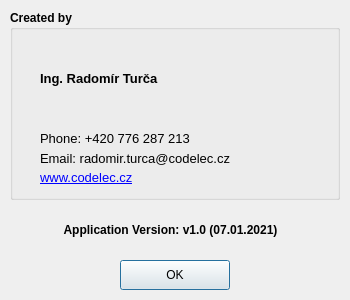
<?xml version="1.0" encoding="UTF-8"?>
<ui version="4.0">
 <class>aboutDialog</class>
 <widget class="QDialog" name="aboutDialog">
  <property name="windowModality">
   <enum>Qt::ApplicationModal</enum>
  </property>
  <property name="geometry">
   <rect>
    <x>0</x>
    <y>0</y>
    <width>350</width>
    <height>300</height>
   </rect>
  </property>
  <property name="minimumSize">
   <size>
    <width>350</width>
    <height>300</height>
   </size>
  </property>
  <property name="maximumSize">
   <size>
    <width>350</width>
    <height>300</height>
   </size>
  </property>
  <property name="windowTitle">
   <string>Info</string>
  </property>
  <property name="windowIcon">
   <iconset resource="TracerUI.qrc">
    <normaloff>:/images/info.ico</normaloff>:/images/info.ico</iconset>
  </property>
  <widget class="QPushButton" name="pushButton">
   <property name="geometry">
    <rect>
     <x>120</x>
     <y>260</y>
     <width>110</width>
     <height>30</height>
    </rect>
   </property>
   <property name="text">
    <string>OK</string>
   </property>
  </widget>
  <widget class="QGroupBox" name="groupBox">
   <property name="geometry">
    <rect>
     <x>10</x>
     <y>10</y>
     <width>330</width>
     <height>190</height>
    </rect>
   </property>
   <property name="font">
    <font>
     <weight>75</weight>
     <bold>true</bold>
    </font>
   </property>
   <property name="title">
    <string>Created by</string>
   </property>
   <widget class="QLabel" name="label">
    <property name="geometry">
     <rect>
      <x>30</x>
      <y>60</y>
      <width>271</width>
      <height>16</height>
     </rect>
    </property>
    <property name="font">
     <font>
      <pointsize>10</pointsize>
      <weight>75</weight>
      <bold>true</bold>
     </font>
    </property>
    <property name="text">
     <string>Ing. Radomír Turča</string>
    </property>
   </widget>
   <widget class="QLabel" name="label_2">
    <property name="geometry">
     <rect>
      <x>30</x>
      <y>120</y>
      <width>271</width>
      <height>16</height>
     </rect>
    </property>
    <property name="font">
     <font>
      <pointsize>10</pointsize>
      <weight>50</weight>
      <bold>false</bold>
     </font>
    </property>
    <property name="text">
     <string>Phone: +420 776 287 213</string>
    </property>
   </widget>
   <widget class="QLabel" name="label_5">
    <property name="geometry">
     <rect>
      <x>30</x>
      <y>140</y>
      <width>271</width>
      <height>16</height>
     </rect>
    </property>
    <property name="font">
     <font>
      <pointsize>10</pointsize>
      <weight>50</weight>
      <bold>false</bold>
     </font>
    </property>
    <property name="text">
     <string>Email: radomir.turca@codelec.cz</string>
    </property>
   </widget>
   <widget class="QLabel" name="label_7">
    <property name="geometry">
     <rect>
      <x>30</x>
      <y>160</y>
      <width>271</width>
      <height>16</height>
     </rect>
    </property>
    <property name="font">
     <font>
      <pointsize>10</pointsize>
      <weight>50</weight>
      <bold>false</bold>
     </font>
    </property>
    <property name="text">
     <string>&lt;a href=\&quot;https://www.codelec.cz/\&quot;&gt;www.codelec.cz&lt;/a&gt;</string>
    </property>
    <property name="textFormat">
     <enum>Qt::RichText</enum>
    </property>
    <property name="openExternalLinks">
     <bool>true</bool>
    </property>
    <property name="textInteractionFlags">
     <set>Qt::TextBrowserInteraction</set>
    </property>
   </widget>
   <widget class="QLabel" name="label_8">
    <property name="geometry">
     <rect>
      <x>210</x>
      <y>15</y>
      <width>100</width>
      <height>100</height>
     </rect>
    </property>
    <property name="font">
     <font>
      <weight>50</weight>
      <bold>false</bold>
     </font>
    </property>
    <property name="text">
     <string/>
    </property>
    <property name="pixmap">
     <pixmap resource="TracerUI.qrc">:/images/CodElec.png</pixmap>
    </property>
    <property name="scaledContents">
     <bool>true</bool>
    </property>
   </widget>
  </widget>
  <widget class="QLabel" name="label_3">
   <property name="geometry">
    <rect>
     <x>10</x>
     <y>220</y>
     <width>321</width>
     <height>20</height>
    </rect>
   </property>
   <property name="font">
    <font>
     <weight>75</weight>
     <bold>true</bold>
    </font>
   </property>
   <property name="text">
    <string>Application Version: v1.0 (07.01.2021)</string>
   </property>
   <property name="alignment">
    <set>Qt::AlignCenter</set>
   </property>
  </widget>
 </widget>
 <resources>
  <include location="TracerUI.qrc"/>
 </resources>
 <connections>
  <connection>
   <sender>pushButton</sender>
   <signal>clicked()</signal>
   <receiver>aboutDialog</receiver>
   <slot>accept()</slot>
   <hints>
    <hint type="sourcelabel">
     <x>317</x>
     <y>261</y>
    </hint>
    <hint type="destinationlabel">
     <x>199</x>
     <y>149</y>
    </hint>
   </hints>
  </connection>
 </connections>
</ui>
